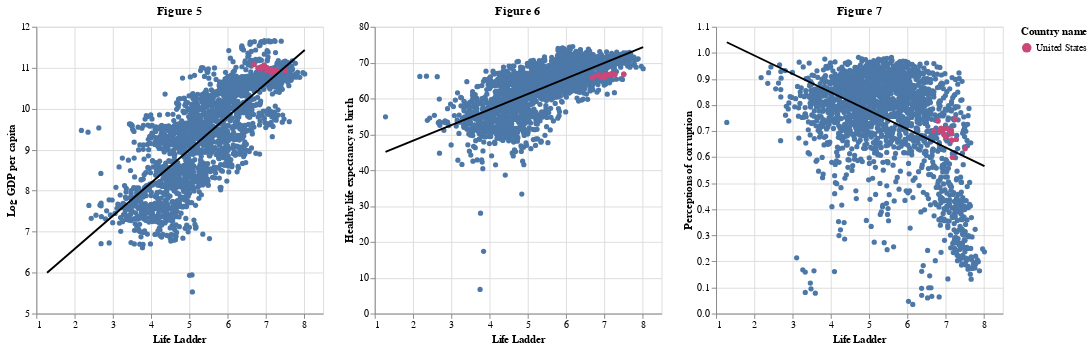

This figure's notebook cell:
### Markdown cell above
Let's create a scatterplot comparing Life ladder and the other three variables using the individual yearly averages of all countries. Note that we are using the unaggregated data in this section.

### Code cell
#scatterplot comparing different variables in the US

#Figure 5
fig_5=alt.Chart(happiness_data1, title='Figure 5').mark_circle(opacity = 1).encode(
    x = alt.X('Life Ladder', scale=alt.Scale(domain=[1, 8.5])),
    y = alt.Y('Log GDP per capita', scale=alt.Scale(domain=[5, 12])), 
).properties(
    width = 300, 
    height = 300
)

fig_5_1=alt.Chart(us_data).mark_circle(opacity = 1).encode(
    x = alt.X('Life Ladder', scale=alt.Scale(domain=[1, 8.5])),
    y = alt.Y('Log GDP per capita'), 
    color=alt.Color('Country name', scale=alt.Scale(scheme='plasma'))
).properties(
    width = 300, 
    height = 300
)

smooth_5 = fig_5.transform_regression(
    on = 'Life Ladder', 
    regression = 'Log GDP per capita'
).mark_line(color = 'black')

#Figure 6
fig_6=alt.Chart(happiness_data1, title='Figure 6').mark_circle(opacity = 1).encode(
    x = alt.X('Life Ladder', scale=alt.Scale(domain=[1, 8.5])),
    y = alt.Y('Healthy life expectancy at birth'), 
).properties(
    width = 300, 
    height = 300
)

fig_6_1=alt.Chart(us_data).mark_circle(opacity = 1).encode(
    x = alt.X('Life Ladder', scale=alt.Scale(domain=[1, 8.5])),
    y = alt.Y('Healthy life expectancy at birth'), 
    color=alt.Color('Country name', scale=alt.Scale(scheme='plasma'))
).properties(
    width = 300, 
    height = 300
)

smooth_6 = fig_6.transform_regression(
    on = 'Life Ladder', 
    regression = 'Healthy life expectancy at birth'
).mark_line(color = 'black')

#Figure 7
fig_7=alt.Chart(happiness_data1, title='Figure 7').mark_circle(opacity = 1).encode(
    x = alt.X('Life Ladder', scale=alt.Scale(domain=[1, 8.5])),
    y = alt.Y('Perceptions of corruption'), 
).properties(
    width = 300, 
    height = 300
)

fig_7_1=alt.Chart(us_data).mark_circle(opacity = 1).encode(
    x = alt.X('Life Ladder', scale=alt.Scale(domain=[1, 8.5])),
    y = alt.Y('Perceptions of corruption'), 
    color=alt.Color('Country name', scale=alt.Scale(scheme='plasma'))
).properties(
    width = 300, 
    height = 300
)

smooth_7 = fig_7.transform_regression(
    on = 'Life Ladder', 
    regression = 'Perceptions of corruption'
).mark_line(color = 'black')

fig_5 + fig_5_1 + smooth_5 | fig_6 + fig_6_1 + smooth_6 |  fig_7 + fig_7_1 + smooth_7

### Figure 1 — Vega-Lite specification as saved in the notebook (floating-point values rounded to 4 significant figures; data arrays with more than 128 entries replaced by an {"elided": "..."} marker saying what was removed)
{"$schema": "https://vega.github.io/schema/vega-lite/v4.17.0.json", "config": {"view": {"continuousHeight": 300, "continuousWidth": 400}}, "datasets": {"data-4bf8c649e140e3a926e1613186842960": [{"Country name": "United States", "Healthy life expectancy at birth": 66.78, "Life Ladder": 7.182, "Log GDP per capita": 10.92, "Perceptions of corruption": 0.6, "year": 2006}, {"Country name": "United States", "Healthy life expectancy at birth": 66.76, "Life Ladder": 7.513, "Log GDP per capita": 10.93, "Perceptions of corruption": 0.633, "year": 2007}, {"Country name": "United States", "Healthy life expectancy at birth": 66.74, "Life Ladder": 7.28, "Log GDP per capita": 10.92, "Perceptions of corruption": 0.668, "year": 2008}, {"Country name": "United States", "Healthy life expectancy at birth": 66.72, "Life Ladder": 7.158, "Log GDP per capita": 10.89, "Perceptions of corruption": 0.665, "year": 2009}, {"Country name": "United States", "Healthy life expectancy at birth": 66.7, "Life Ladder": 7.164, "Log GDP per capita": 10.91, "Perceptions of corruption": 0.69, "year": 2010}, {"Country name": "United States", "Healthy life expectancy at birth": 66.68, "Life Ladder": 7.115, "Log GDP per capita": 10.91, "Perceptions of corruption": 0.697, "year": 2011}, {"Country name": "United States", "Healthy life expectancy at birth": 66.66, "Life Ladder": 7.026, "Log GDP per capita": 10.93, "Perceptions of corruption": 0.71, "year": 2012}, {"Country name": "United States", "Healthy life expectancy at birth": 66.64, "Life Ladder": 7.249, "Log GDP per capita": 10.94, "Perceptions of corruption": 0.747, "year": 2013}, {"Country name": "United States", "Healthy life expectancy at birth": 66.62, "Life Ladder": 7.151, "Log GDP per capita": 10.96, "Perceptions of corruption": 0.702, "year": 2014}, {"Country name": "United States", "Healthy life expectancy at birth": 66.6, "Life Ladder": 6.864, "Log GDP per capita": 10.98, "Perceptions of corruption": 0.698, "year": 2015}, {"Country name": "United States", "Healthy life expectancy at birth": 66.47, "Life Ladder": 6.804, "Log GDP per capita": 10.98, "Perceptions of corruption": 0.739, "year": 2016}, {"Country name": "United States", "Healthy life expectancy at birth": 66.35, "Life Ladder": 6.992, "Log GDP per capita": 11.0, "Perceptions of corruption": 0.681, "year": 2017}, {"Country name": "United States", "Healthy life expectancy at birth": 66.22, "Life Ladder": 6.883, "Log GDP per capita": 11.02, "Perceptions of corruption": 0.71, "year": 2018}, {"Country name": "United States", "Healthy life expectancy at birth": 66.1, "Life Ladder": 6.944, "Log GDP per capita": 11.04, "Perceptions of corruption": 0.707, "year": 2019}, {"Country name": "United States", "Healthy life expectancy at birth": 65.97, "Life Ladder": 7.028, "Log GDP per capita": 11.01, "Perceptions of corruption": 0.678, "year": 2020}, {"Country name": "United States", "Healthy life expectancy at birth": 65.85, "Life Ladder": 6.959, "Log GDP per capita": 11.06, "Perceptions of corruption": 0.687, "year": 2021}, {"Country name": "United States", "Healthy life expectancy at birth": 65.72, "Life Ladder": 6.693, "Log GDP per capita": 11.08, "Perceptions of corruption": 0.701, "year": 2022}], "data-a3ef7ff7c17042b995cb39c4c2299143": {"elided": "2199 records"}}, "hconcat": [{"layer": [{"data": {"name": "data-a3ef7ff7c17042b995cb39c4c2299143"}, "encoding": {"x": {"field": "Life Ladder", "scale": {"domain": [1, 8.5]}, "type": "quantitative"}, "y": {"field": "Log GDP per capita", "scale": {"domain": [5, 12]}, "type": "quantitative"}}, "height": 300, "mark": {"opacity": 1, "type": "circle"}, "title": "Figure 5", "width": 300}, {"data": {"name": "data-4bf8c649e140e3a926e1613186842960"}, "encoding": {"color": {"field": "Country name", "scale": {"scheme": "plasma"}, "type": "nominal"}, "x": {"field": "Life Ladder", "scale": {"domain": [1, 8.5]}, "type": "quantitative"}, "y": {"field": "Log GDP per capita", "type": "quantitative"}}, "height": 300, "mark": {"opacity": 1, "type": "circle"}, "width": 300}, {"data": {"name": "data-a3ef7ff7c17042b995cb39c4c2299143"}, "encoding": {"x": {"field": "Life Ladder", "scale": {"domain": [1, 8.5]}, "type": "quantitative"}, "y": {"field": "Log GDP per capita", "scale": {"domain": [5, 12]}, "type": "quantitative"}}, "height": 300, "mark": {"color": "black", "type": "line"}, "title": "Figure 5", "transform": [{"on": "Life Ladder", "regression": "Log GDP per capita"}], "width": 300}]}, {"layer": [{"data": {"name": "data-a3ef7ff7c17042b995cb39c4c2299143"}, "encoding": {"x": {"field": "Life Ladder", "scale": {"domain": [1, 8.5]}, "type": "quantitative"}, "y": {"field": "Healthy life expectancy at birth", "type": "quantitative"}}, "height": 300, "mark": {"opacity": 1, "type": "circle"}, "title": "Figure 6", "width": 300}, {"data": {"name": "data-4bf8c649e140e3a926e1613186842960"}, "encoding": {"color": {"field": "Country name", "scale": {"scheme": "plasma"}, "type": "nominal"}, "x": {"field": "Life Ladder", "scale": {"domain": [1, 8.5]}, "type": "quantitative"}, "y": {"field": "Healthy life expectancy at birth", "type": "quantitative"}}, "height": 300, "mark": {"opacity": 1, "type": "circle"}, "width": 300}, {"data": {"name": "data-a3ef7ff7c17042b995cb39c4c2299143"}, "encoding": {"x": {"field": "Life Ladder", "scale": {"domain": [1, 8.5]}, "type": "quantitative"}, "y": {"field": "Healthy life expectancy at birth", "type": "quantitative"}}, "height": 300, "mark": {"color": "black", "type": "line"}, "title": "Figure 6", "transform": [{"on": "Life Ladder", "regression": "Healthy life expectancy at birth"}], "width": 300}]}, {"layer": [{"data": {"name": "data-a3ef7ff7c17042b995cb39c4c2299143"}, "encoding": {"x": {"field": "Life Ladder", "scale": {"domain": [1, 8.5]}, "type": "quantitative"}, "y": {"field": "Perceptions of corruption", "type": "quantitative"}}, "height": 300, "mark": {"opacity": 1, "type": "circle"}, "title": "Figure 7", "width": 300}, {"data": {"name": "data-4bf8c649e140e3a926e1613186842960"}, "encoding": {"color": {"field": "Country name", "scale": {"scheme": "plasma"}, "type": "nominal"}, "x": {"field": "Life Ladder", "scale": {"domain": [1, 8.5]}, "type": "quantitative"}, "y": {"field": "Perceptions of corruption", "type": "quantitative"}}, "height": 300, "mark": {"opacity": 1, "type": "circle"}, "width": 300}, {"data": {"name": "data-a3ef7ff7c17042b995cb39c4c2299143"}, "encoding": {"x": {"field": "Life Ladder", "scale": {"domain": [1, 8.5]}, "type": "quantitative"}, "y": {"field": "Perceptions of corruption", "type": "quantitative"}}, "height": 300, "mark": {"color": "black", "type": "line"}, "title": "Figure 7", "transform": [{"on": "Life Ladder", "regression": "Perceptions of corruption"}], "width": 300}]}]}
